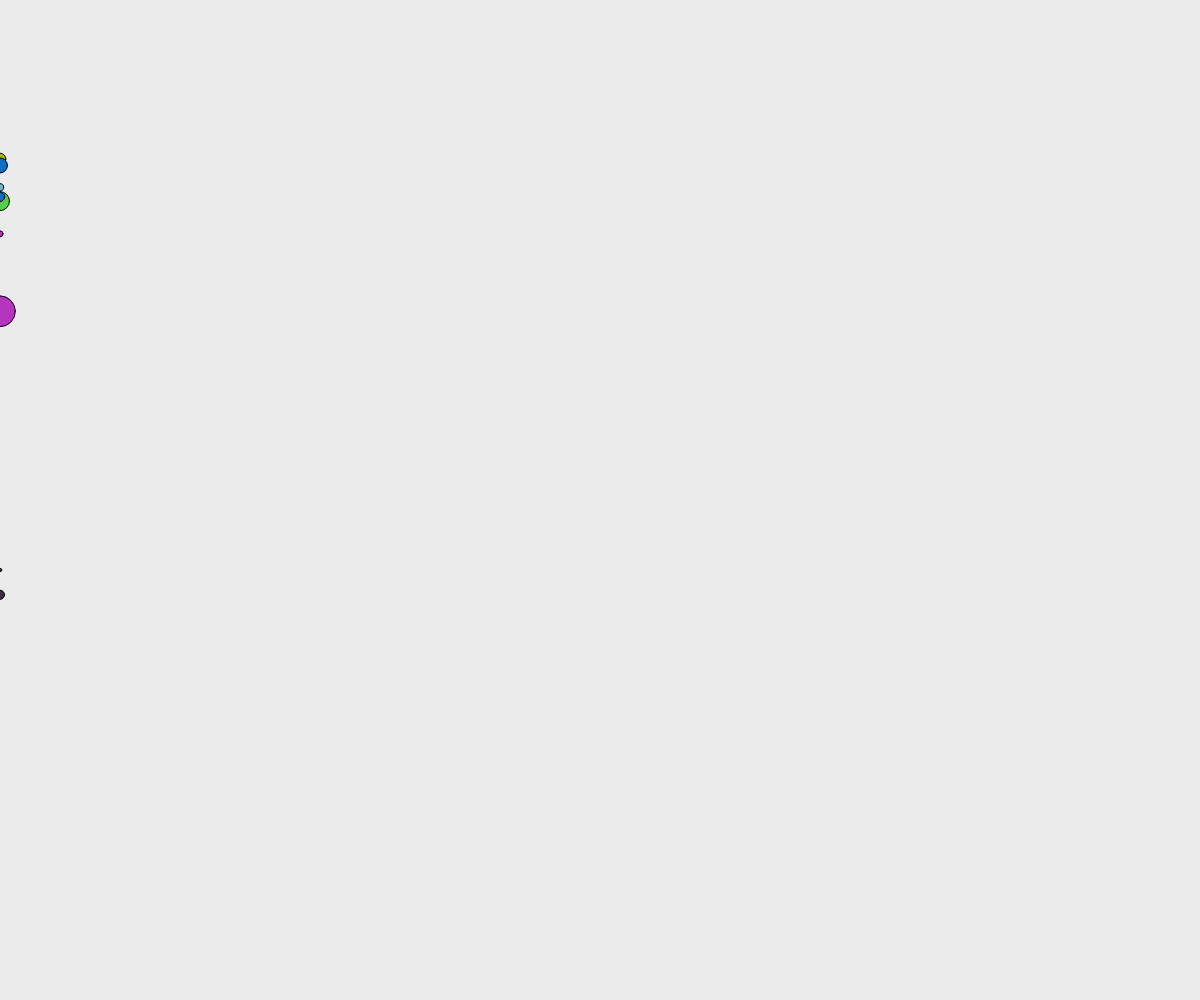
Frame 1 (no input)
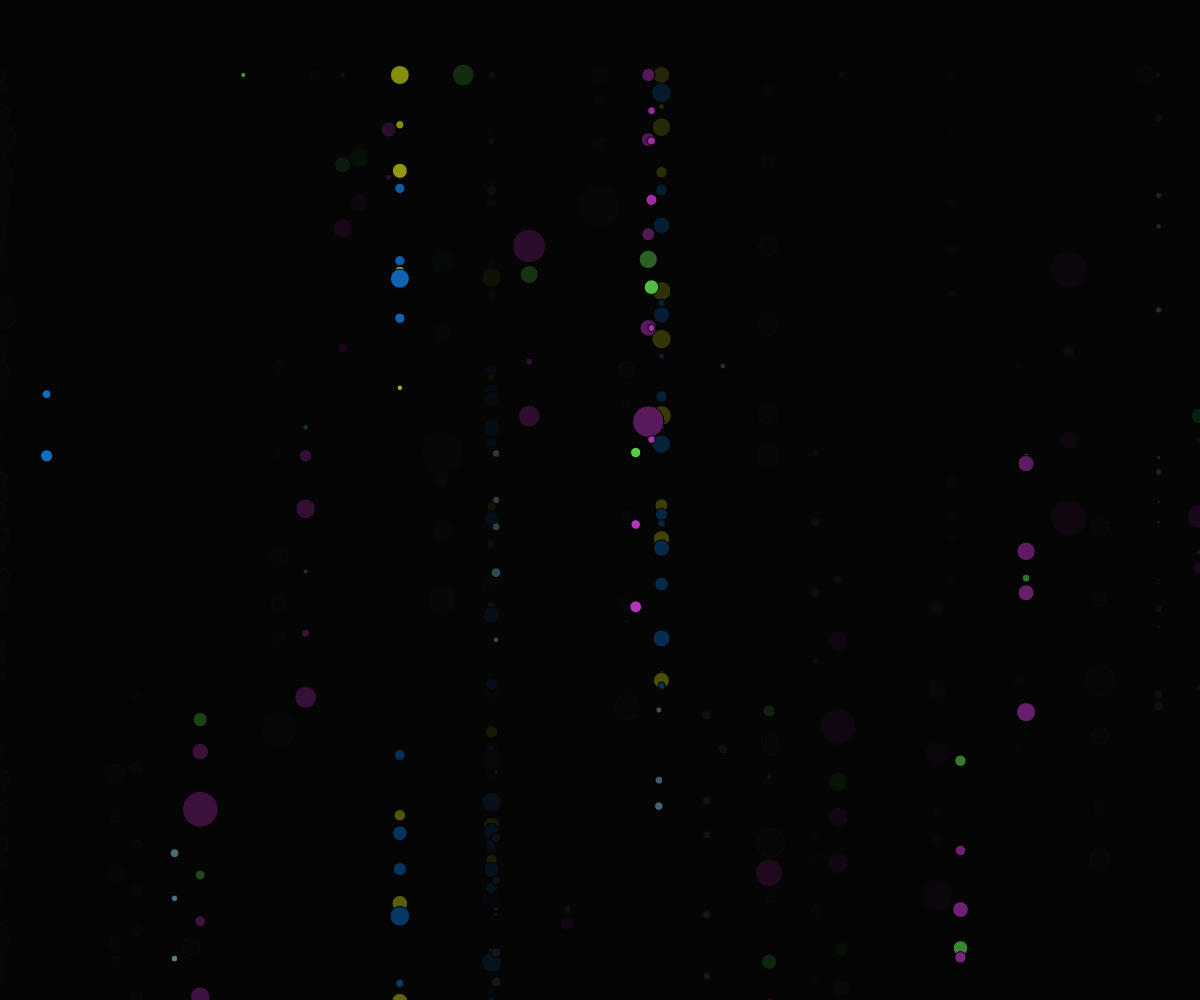
Frame 60 (no input)
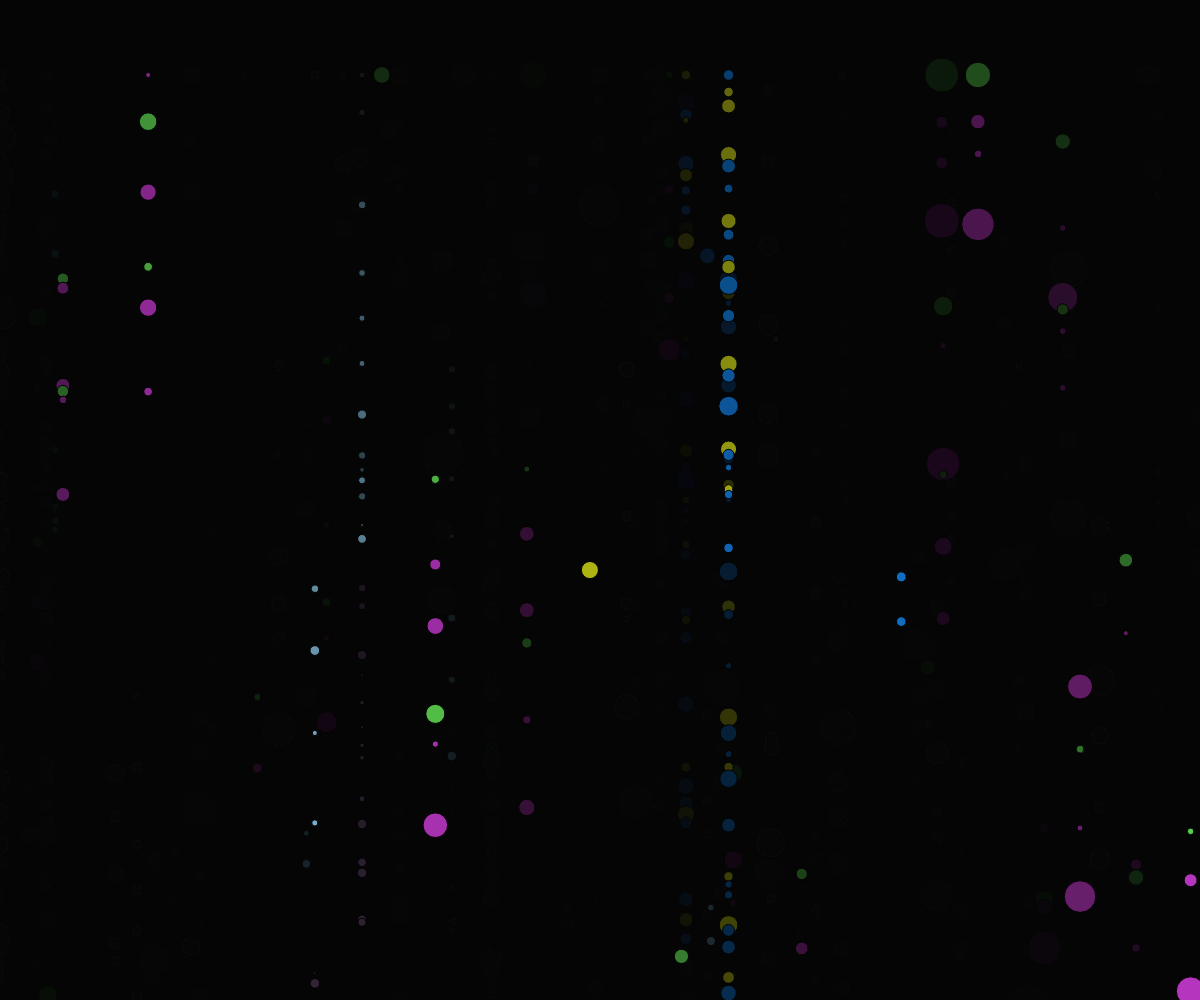
Frame 120 (the mouse pressed at the canvas centre since frame 60)

The p5.js sketch that drew these frames (run headless with seeded random() and noise() and a simulated clock; from frame 60 on, the mouse is pressed at the canvas centre):

// p5.js sketch
// ── sketch.js
var mouseX=0;
var mouseY=0;

let posX=0;
let posY=0;
let threshold = 10;
let color1Aa = 255;
let color1Ab = 255;
let color1Ac = 255;
let color1Ba = 255;
let color1Bb = 255;
let color1Bc = 255;

let posX2=0;
let posY2=0;
let threshold2 = 50;
let color2Aa = 255;
let color2Ab = 255;
let color2Ac = 255;
let color2Ba = 255;
let color2Bb = 255;
let color2Bc = 255;

let posX3=0;
let posY3=0;
let threshold3 = 20;
let color3Aa = 255;
let color3Ab = 255;
let color3Ac = 255;
let color3Ba = 255;
let color3Bb = 255;
let color3Bc = 255;

function setup() {
  createCanvas(windowWidth, windowHeight);

  color1Aa = random(0,255);
  color1Ab = random(0,255);
  color1Ac = random(0,255);
  color1Ba = random(0,255);
  color1Bb = random(0,255);
  color1Bc = random(0,255);

  color2Aa = random(0,255);
  color2Ab = random(0,255);
  color2Ac = random(0,255);
  color2Ba = random(0,255);
  color2Bb = random(0,255);
  color2Bc = random(0,255);

  color3Aa = random(0,255);
  color3Ab = random(0,255);
  color3Ac = random(0,255);
  color3Ba = random(0,255);
  color3Bb = random(0,255);
  color3Bc = random(0,255);

  
}

function draw() {
  background(0,20);

  // ---- LAYER NR1 -------------------------------------------

  posY=posY+random(5,90); //Tempo Runter

  if (posY>width){
    posY=0-50;
  }
  if (posY<threshold){
    fill(color1Aa,color1Ab,color1Ac);
  }
  else{
    fill(color1Ba,color1Bb,color1Bc);
  }
  if(frameCount%2== 0){
    posX=random(0,windowWidth);
  }
  
  ellipse(posX, height/8+posY, random(5,20));

  // ---- LAYER NR1 B -------------------------------------------

  posY=posY+random(5,90); //Tempo Runter

  if (posY>width){
    posY=0-50;
  }
  if (posY<threshold){
    fill(color1Ba,color1Bb,color1Bc);
  }
  else{
    fill(color1Aa,color1Ab,color1Ac);
  }
  if(frameCount%300== 0){
    posX=random(0,windowWidth);
  }
  
  ellipse(posX, height/8+posY, random(5,20));

  // ---- LAYER NR1 C -------------------------------------------

  posY=posY+random(40,120); //Tempo Runter

  if (posY>width){
    posY=0-50;
  }
  if (posY<threshold){
    fill(color1Ba,color1Bb,color1Bc);
  }
  else{
    fill(color1Aa,color1Ab,color1Ac);
  }
  if(frameCount%14== 0){
    posX=random(0,windowWidth);
  }
  
  ellipse(posX, height/8+posY, random(5,40));

  // ---- LAYER NR2 A -------------------------------------------

  posY2=posY2+random(5,70); //Tempo Runter

  if (posY2>width){
    posY2=0-50;
  }
  if (posY2<threshold2){
    fill(color2Aa,color2Ab,color2Ac);
  }
  else{
    fill(color2Ba,color2Bb,color2Bc);
  }
  if(frameCount%9== 0){
    posX2=random(0,windowWidth);
  }
  
  ellipse(posX2, height/8+posY2, random(5,10));

  // ---- LAYER NR2 B -------------------------------------------

  posY2=posY2+random(5,10); //Tempo Runter

  if (posY2>width){
    posY2=0-50;
  }
  if (posY2<threshold2){
    fill(color2Ba,color2Bb,color2Bc);
  }
  else{
    fill(color2Aa,color2Ab,color2Ac);
  }
  if(frameCount%25== 0){
    posX2=random(0,windowWidth);
  }
  
  ellipse(posX2, height/2+posY2, random(2,10));

  // ---- LAYER NR2 C -------------------------------------------

  posY2=posY2+random(2,30); //Tempo Runter

  if (posY2>width){
    posY2=0-50;
  }
  if (posY2<threshold2){
    fill(color2Ba,color2Bb,color2Bc);
  }
  else{
    fill(color2Aa,color2Ab,color2Ac);
  }
  if(frameCount%15== 0){
    posX2=random(0,windowWidth);
  }
  
  ellipse(posX2, height/2+posY2, random(2,10));

  // ---- LAYER NR3 A -------------------------------------------

  posY3=posY3+random(5,70); //Tempo runter

  if (posY3>width){
    posY3=0-50;
  }
  if (posY3<threshold3){
    fill(color3Aa,color3Ab,color3Ac);
  }
  else{
    fill(color3Ba,color3Bb,color3Bc);
  }
  if(frameCount%40== 0){
    posX3=random(0,windowWidth);
  }
  
  ellipse(posX3, height/8+posY3, random(5,20));



  // ---- LAYER NR3 B -------------------------------------------

  posY3=posY3+random(5,20); //Tempo runter

  if (posY3>width){
    posY3=0-50;
  }
  if (posY3<threshold3){
    fill(color3Ba,color3Bb,color3Bc);
  }
  else{
    fill(color3Aa,color3Ab,color3Ac);
  }
  if(frameCount%20== 0){
    posX3=random(0,windowWidth);
  }
  
  ellipse(posX3, height/8+posY3, random(5,20));

  // ---- LAYER NR3 C -------------------------------------------

  posY3=posY3+random(5,80); //Tempo runter

  if (posY3>width){
    posY3=0-50;
  }
  if (posY3<threshold3){
    fill(color3Ba,color3Bb,color3Bc);
  }
  else{
    fill(color3Aa,color3Ab,color3Ac);
  }
  if(frameCount%50== 0){
    posX3=random(0,windowWidth);
  }
  
  ellipse(posX3, height/8+posY3, random(5,20));

  // -----------------------------------------------------------

  //create a rectangle that blocks that stops the elipse moving down and sends it to the top again like an ubrella in the Rain
  //mouseX=winMouseX;
  //mouseY=winMouseY;
  //fill(150,75,0);
  //rect(mouseX, mouseY, width/6, 20);

}
